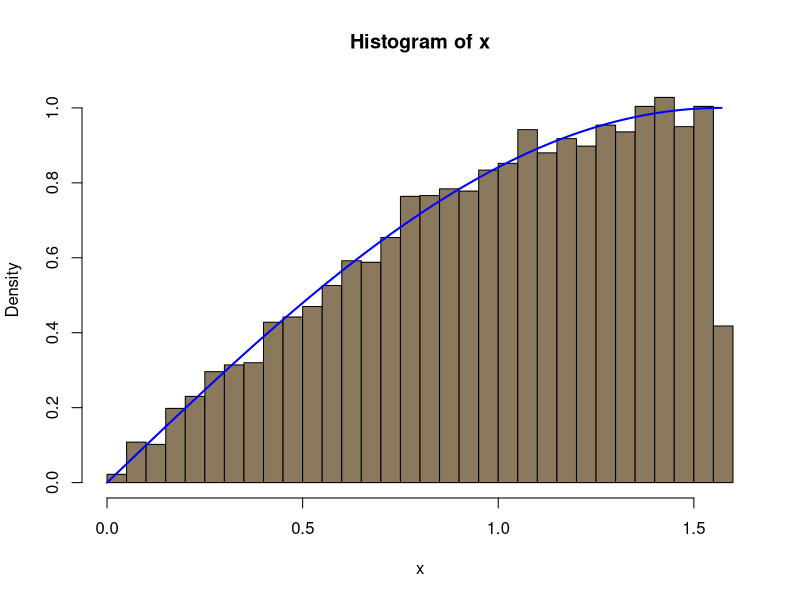
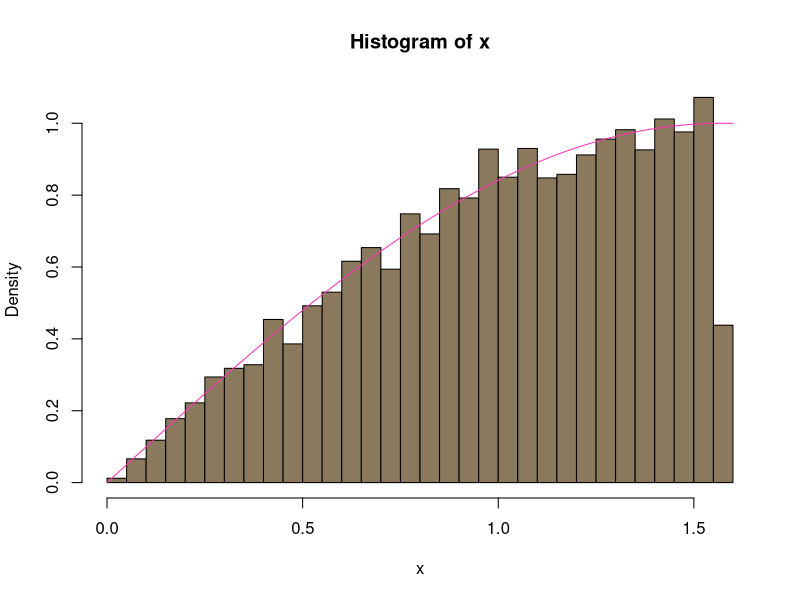
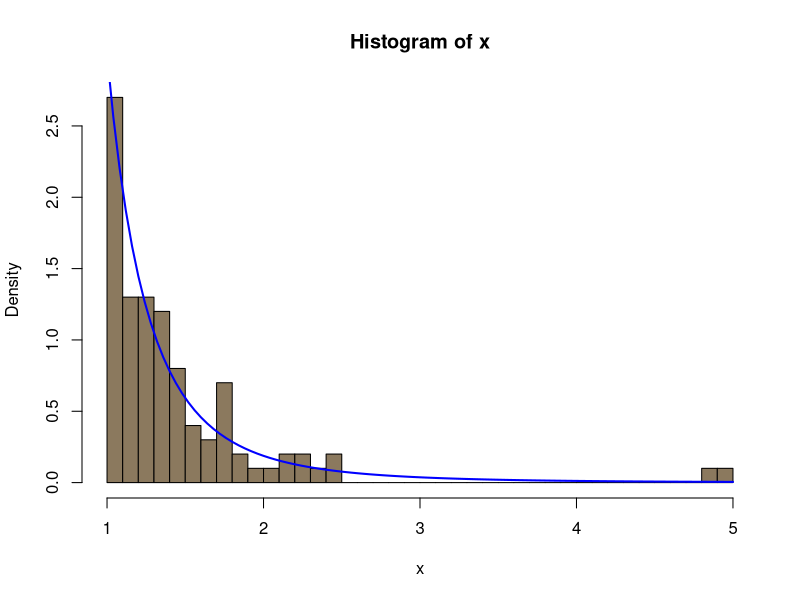

Reproduce these figures in R, in order.
## ---- chunk 1
set.seed(7)
n = 10000
u = runif(n)
x = acos(u)
hist(x, freq = F, breaks = 30, col = "navajowhite4")
curve(sin(x), 0, pi/2, col = "blue", add = T, lw = 2)
## ---- chunk 2
set.seed(7)
arsample <- function(dist, minsup, maxsup, maxdist, n)
{
  rv = rep(0,n)
  for (i in 1:n)
  {
    while(1)
    {
      x = runif(1, minsup, maxsup)
      y = runif(1, 0, maxdist)
      if (y <= dist(x))
      {
        rv[i] = x
        break
      }
    }
  }
  return(rv)
}

sinfun <- function(x)
{
  return(sin(x))
}

x = arsample(sinfun, 0, pi/2, 1, 10000)
hist (x, freq = F, breaks = 30, col ="navajowhite4")
curve (sinfun, add = T, col = "maroon1")
## ---- chunk 3
set.seed(7)
pareto <- function(lambda)
{
  u = runif(n)
  x = 1/u^(1/lambda)
}
n = 100
x = pareto(3)
hist(x, breaks = 30, freq = F, col = "navajowhite4", xlim = c(1,5))

fy <- function(y,lambda) lambda*(y^(-lambda-1))
curve(fy(x,3), add = T, col = "blue", lw = 2)

## ---- chunk 4
set.seed(12345)
lambda = 3
mean(pareto(lambda)^2.736)
